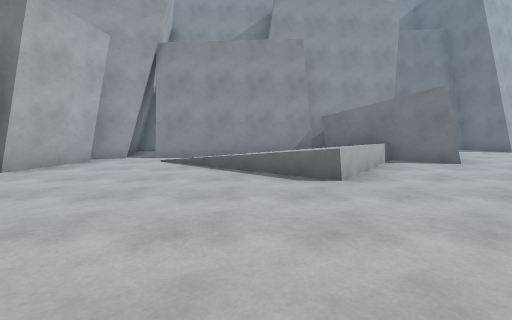
view 1 (above)

19 first-person views from a walk through a Unity game level. The camera is 1.3 m above the floor, tilts 6° down and sees 85° across. The floor is counted in squares, 1.8 m on a side. Each view is taken from the middle of a square. On the plan, view 1 faces up. The plan holds only what a view shows up to about 10 squares ahead; the rest is blank. The place goes on beyond the plan. The player is left out.

view 2
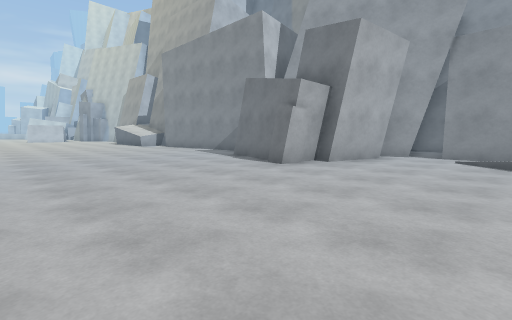

view 3
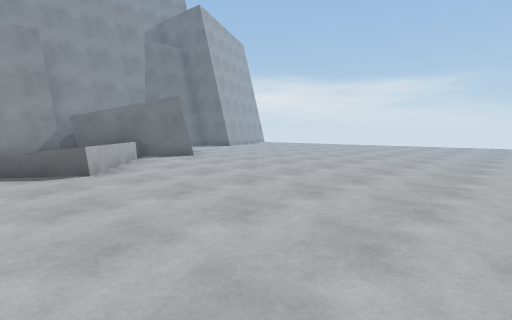

view 4
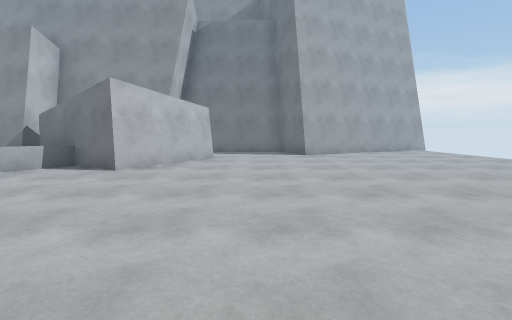

view 5
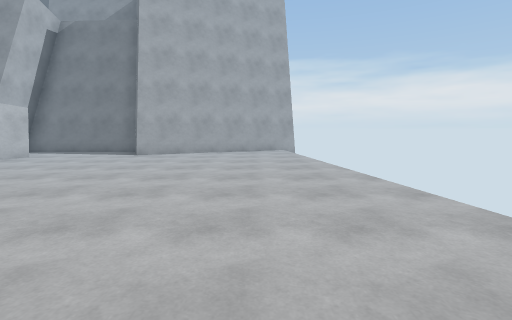

view 6
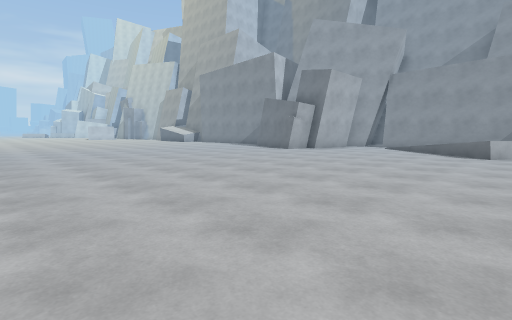

view 7
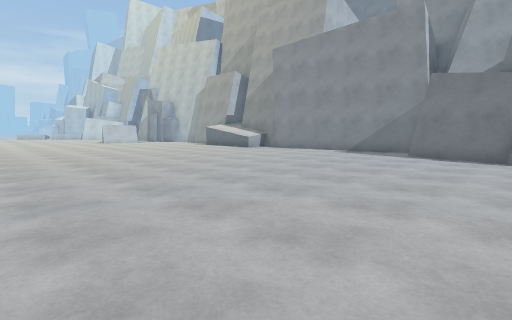

view 8
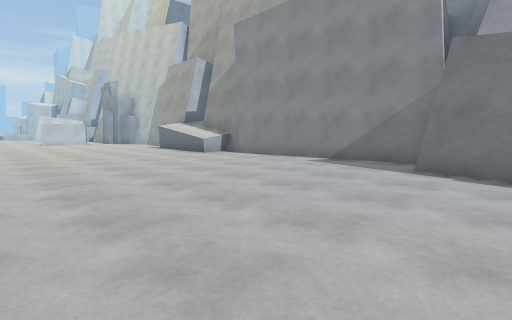

view 9
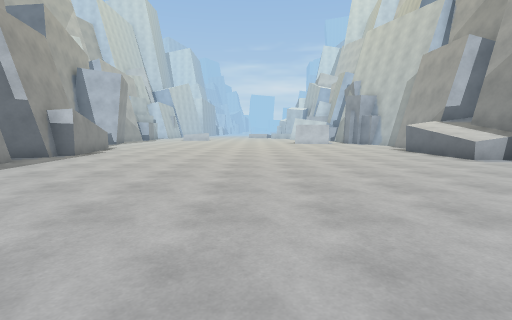

view 10
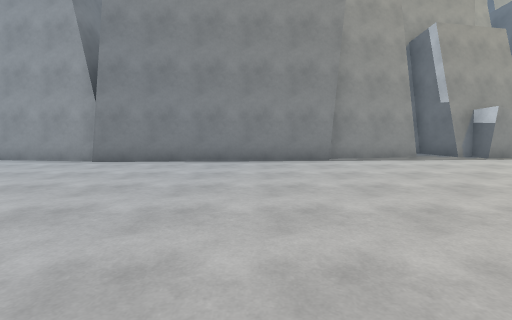

view 11
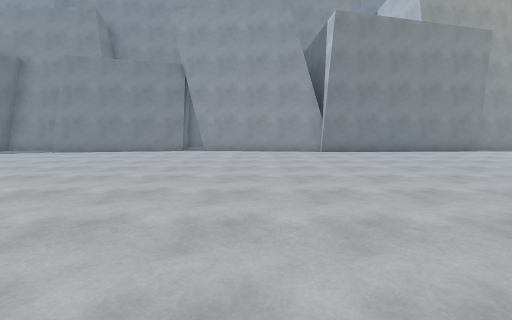

view 12
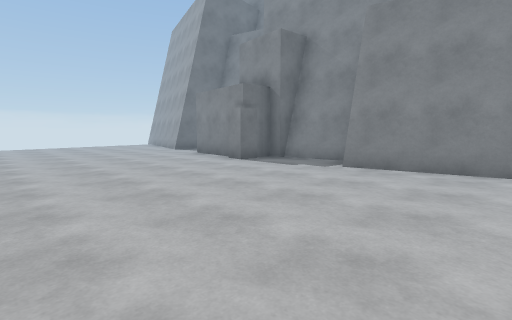

view 13
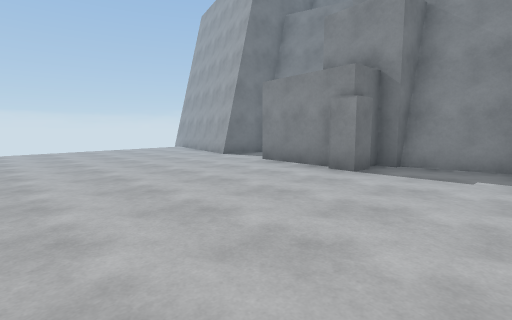

view 14
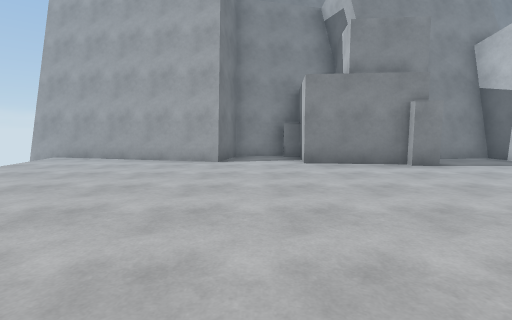

view 15
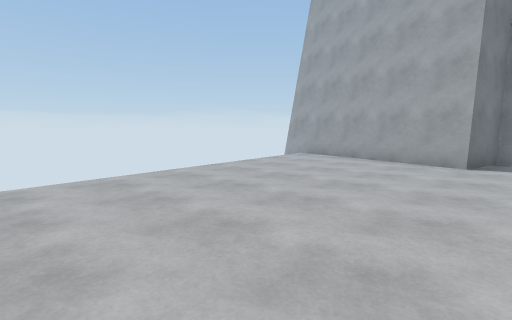

view 16
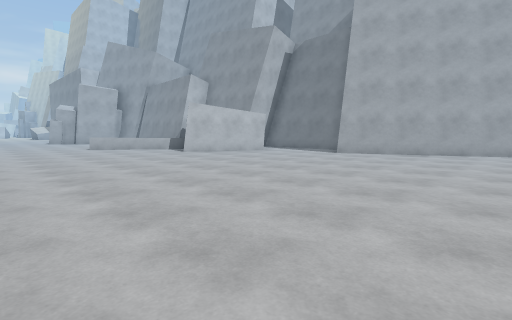

view 17
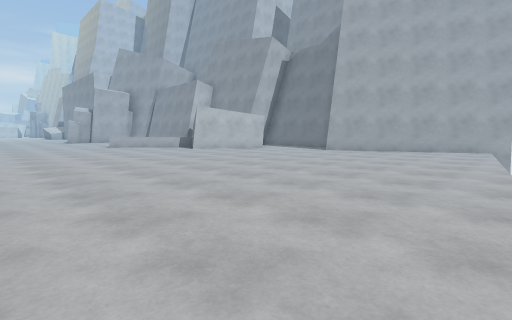

view 18
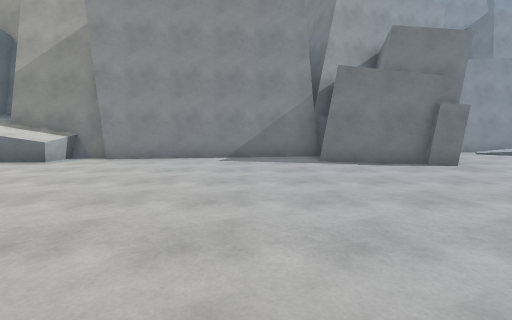

view 19
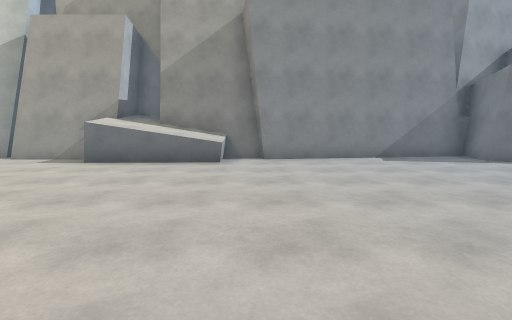

### Floor plan
Key: @ floor where view 1 was taken; # wall or solid block; . floor; / step, stairs or slope; = window, fence, low wall or low ledge; ^ raised ledge; v drop or lower ground.
Columns run from 17 left of view 1 to 16 right of it. Each row starts with its distance up from view 1.
 12                              ##
 11                      #########v
 10              ##       ...###...
  9              ##    #  #........
  8              ######## #........
  7              #..////###........
  6  ##^#######  #.///////.........
  5 # ^^##....####...=/=...........
  4 .^.........##.....=#...........
  3 ................................
  2 ................................
  1 ................................
  0 .................@..............
 -1 ................................
 -2 ................................
 -3 ................................
 -4 ................................
 -5 .......................####......
 -6 ......##################  #.###..
 -7 ###.###              ##   ### ####
 -8   ###

Where each view was taken, in squares from view 1:
view 1: 0 up, 0 right, facing up
view 2: 1 down, 1 left, facing up-left
view 3: 1 down, 0 right, facing up-right
view 4: 1 up, 7 right, facing up
view 5: 1 up, 12 right, facing up
view 6: 5 down, 2 right, facing up-left
view 7: 4 down, 5 left, facing up-left
view 8: 1 down, 6 left, facing up-left
view 9: 1 down, 7 left, facing left
view 10: 1 up, 9 left, facing down
view 11: 4 up, 3 left, facing down
view 12: 0 up, 1 right, facing down-right
view 13: 0 up, 4 right, facing down-right
view 14: 1 up, 10 right, facing down
view 15: 1 up, 10 right, facing down-right
view 16: 1 up, 13 right, facing up-left
view 17: 0 up, 14 right, facing up-left
view 18: 2 down, 9 left, facing up
view 19: 2 down, 13 left, facing up
